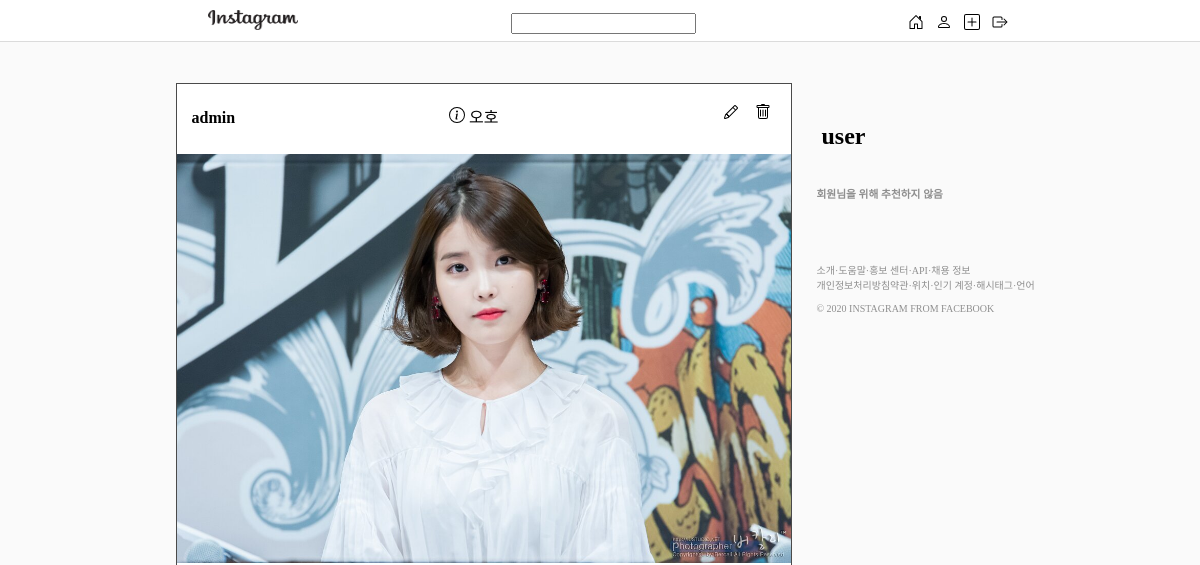
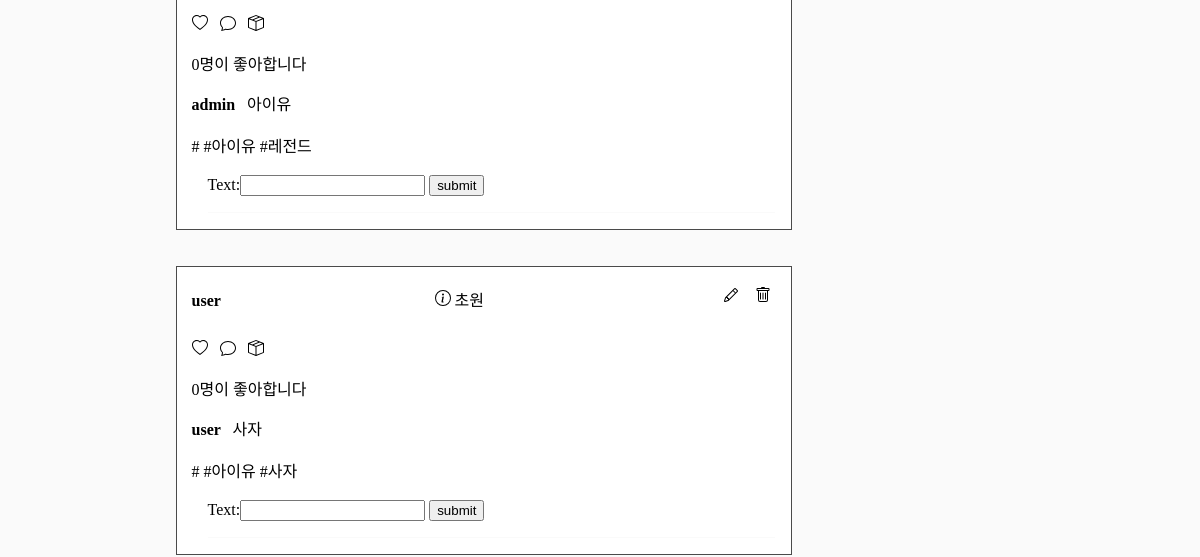
The app's page / (signed in, upper part), older data (2 pictures, top to bottom).
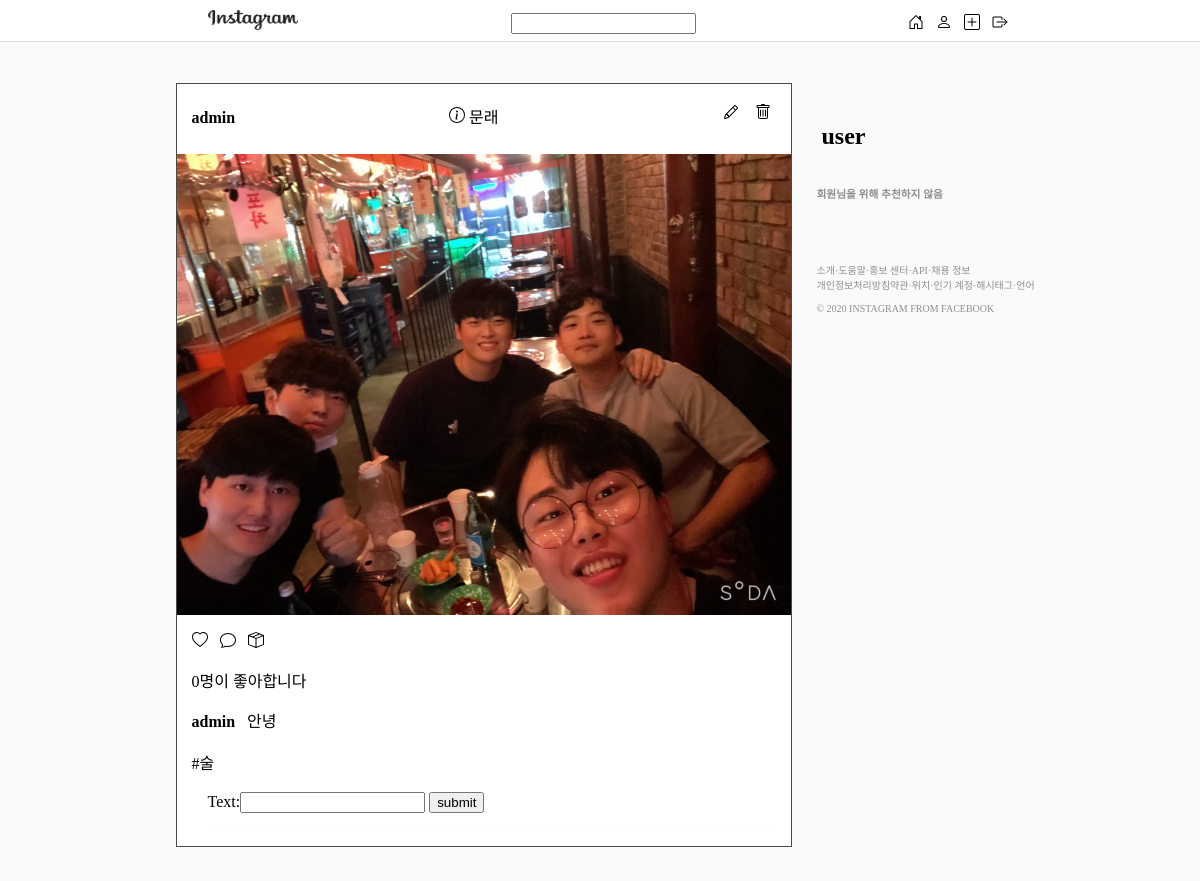
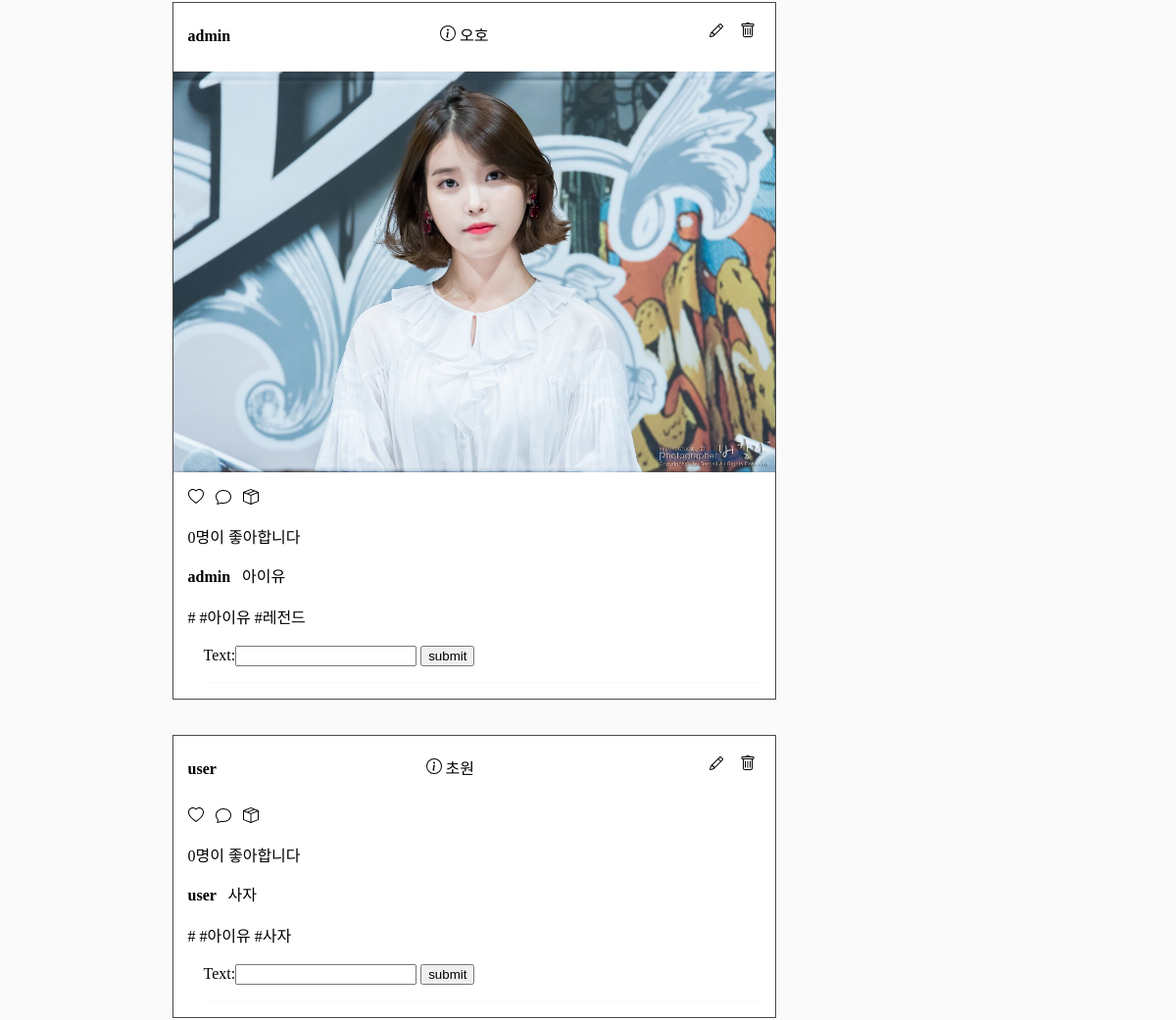
The same page, newer data (2 pictures, top to bottom).
### insta/models.py (models this page shows, shortened)
class Post(models.Model):
    title = models.CharField(max_length=200)
    content = models.TextField()
    image = models.ImageField(upload_to='images/', blank=True)
    writer = models.ForeignKey(settings.AUTH_USER_MODEL, on_delete=models.CASCADE, related_name="writer", default="")
    place = models.CharField(max_length=50)
    likes = models.ManyToManyField(settings.AUTH_USER_MODEL, related_name="likes")
    hashtag_field = models.CharField(max_length=200, blank=True)
    hashtags = models.ManyToManyField('Hashtag', blank=True)

class CustomUser(AbstractUser):
    def __str__(self):
        return self.username
    profile_image = models.ImageField(upload_to='images/', blank=True)
    nickname = models.CharField(max_length=50)

class Hashtag(models.Model):
    name = models.CharField(max_length=50)

### insta/views.py (the view)
# urls.py: path('', insta.views.main, name='main'),
def main(request):
    if not request.user.is_active:
        return redirect('signin')
    else:
        users = CustomUser.objects.all()
        posts = Post.objects.all().order_by('-id')
        comment_form = CommentForm
        return render(request, 'insta/main.html', {'posts': posts, 'comment_form': comment_form,
        'users': users})

### insta/templates/insta/main.html (shortened to what this page needs)
{% extends 'insta/base.html' %}
{% load static %}
{% block header %}
<div class="main">
    <div class="main_left">
{% for post in posts %}
        <div class="card">
            <header>
                <span class="username">
                <a href="{% url 'mypage' pk=post.writer %}" style="text-decoration:none">
                    {{ post.writer }}
                </a>
                </span>
                <span class="place">
                    {{ post.place }}
                </span>
                <span class="change">
                <a href="{% url 'update' pk=post.pk %}">
                </a> &nbsp;&nbsp;
                <a href="{% url 'delete' pk=post.pk %}">
                </a>
                </span>
            </header>
            <div class="card_image">
                {% if post.image %}
                    <img src="{{ post.image.url }}" alt="">
                {% endif %}
            </div>
            <div class="card-bottom">
            <div class="function1">
                <a href="{% url 'like' pk=post.pk %}">
                </a>&nbsp;
                <span>
                </span>
                <span>
                </span>
            </div>
            <p> {{ post.likes.count }}명이 좋아합니다 </p>
            <div class="info">
                <div>
                <a style="font-weight: bold;"href="{% url 'mypage' pk=post.writer %}" style="text-decoration:none">
                    {{ post.writer }}
                </a> &nbsp;
                {{ post.content }}
                </div>
            </div><br>
                <span>
                    {% for hashtag in post.hashtags.all %}
                      <a class="hashtag" href="/hashtag/{{ hashtag.name }}" style="text-decoration:none">
                        #{{ hashtag.name }} </a>
                    {% endfor %}
                </span>    <br><br>
            <div class="comment">
                <form method="POST" action="/comment/{{ post.id }}">
                    {{ comment_form }}
                    <input type="submit" value="submit">
                </form>
            </div>
        </div>
        </div><br><br>
        {% endfor %}
    </div>
    </div>
    <div class="main_right">
        <div class="right_nav">
            <div id="fixed_nav">
                <header>
                    <div class="profile">
                    <h2>{{ user.username }}</h2>
                    </div>
                </header><br>
                <div class="story">
                    <h6>회원님을 위해 추천하지 않음</h6>
                </div><br><br>
                <div class="suggest">
                    소개·도움말·홍보 센터·API·채용 정보<br>
                    개인정보처리방침약관·위치·인기 계정·해시태그·언어<br><br>
                    © 2020 INSTAGRAM FROM FACEBOOK
                </div><br>
            </div>
        </div>
    </div>
<br>
</div>
{% endblock %}

Row changes from the older to the newer data that the page shows:
added Post: writer "admin", place "문래", image (picture), likes.count "0", content "안녕"
added Hashtag: name "술", shown under "admin"
